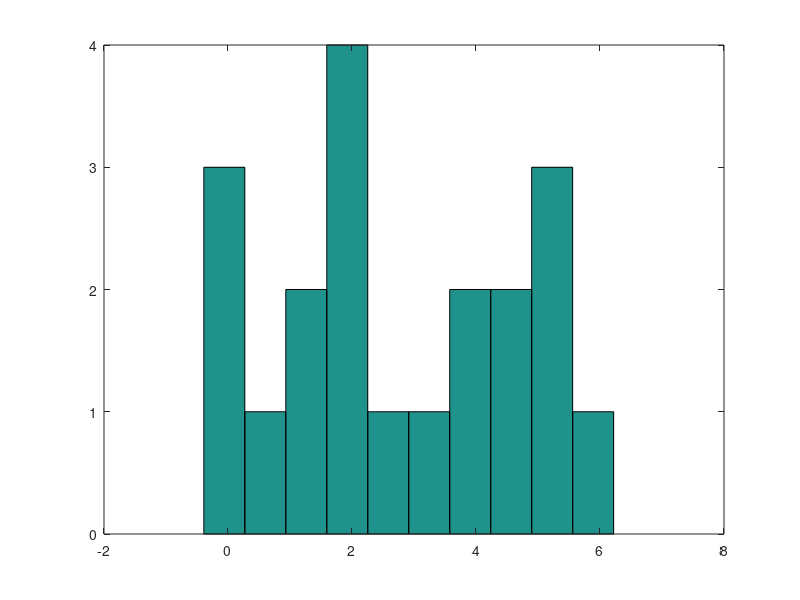

This chart was generated by the following MATLAB code:
%KDE Kernel Density Esitimation to figure out how much gaussians are in a
%datset
%Expectation Maximization
%E-Step update variable
%M-Step update hypothesis
%Start
clear
%Initialize Values
y = [-0.39 0.12 0.94 1.67 1.76 2.44 3.72 4.28 4.92 5.53 0.06 0.48 1.01 1.68 1.80 3.25 4.12 4.60 5.28 6.22];
Mu = [5 2];
sigma = [5 5];
pi = 0.9;
g1 = zeros(length(y), 1) ;
g2 = zeros(length(y), 1) ;
gamma = zeros(length(y), 1) ;

for iteration=1:20
    %Expectation Step
    %for each of the point, wich Gaussian generated it
    for i=1:length(y)
        g1(i) = gaussmf(y(i),[sigma(1) Mu(1)]);
        g2(i) = gaussmf(y(i),[sigma(2) Mu(2)]);
        %gamma(i) = (pi*g2(i))/((1-pi)*g1(i)+pi*g2(i));
        
    end
    %Maximization Step
    %Modify the hidden value such that is maximizes the probability
    %calc new sigma(1)
    num=0;
    denum=0;
    for i=1:length(y)    
        num=(1-gamma(i))*(y(i)-Mu(1))^2+num;
        denum=(1-gamma(i))+denum;
    end
    sigma(1)=num/denum;
    %calc new sigma(2)
    num=0;
    denum=0;
    for i=1:length(y)    
        num=(gamma(i))*(y(i)-Mu(2))^2+num;
        denum=(gamma(i))+denum;
    end
    sigma(2)=num/denum;
    %calc new Mu(1)
    num=0;
    denum=0;
    for i=1:length(y)    
        num=(1-gamma(i))*y(i)+num;
        denum=(1-gamma(i))+denum;
    end
    Mu(1)=num/denum;
    %calc new Mu(2)
    num=0;
    denum=0;
    for i=1:length(y)    
        num=gamma(i)*y(i)+num;
        denum=gamma(i)+denum;
    end
    Mu(2)=num/denum;
    %calc new pi
    pi=sum(gamma)/length(y);
    %Is Converged
end
%no -> back to expecation step
hist(y);
%yes -> Stop

